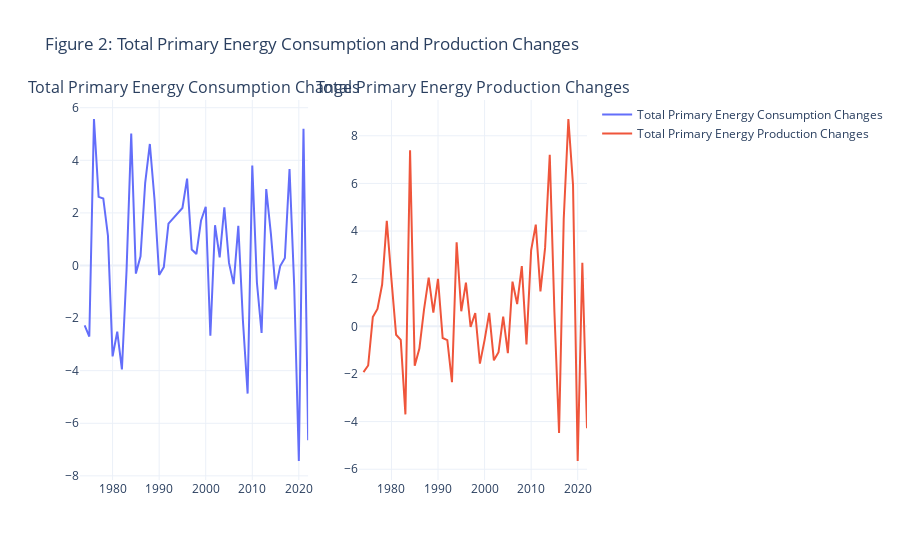

Source (notebook cell):
### Code cell
fig_primary_con_prod_changes = make_subplots(rows=1, cols=2, subplot_titles=('Total Primary Energy Consumption Changes', 'Total Primary Energy Production Changes'))
fig_primary_con_prod_changes.add_trace(go.Scatter(x=con_type_trend_year.index, y=con_type_trend_year['Total Primary Energy Consumption Changes '], name='Total Primary Energy Consumption Changes'), row=1, col=1)
fig_primary_con_prod_changes.add_trace(go.Scatter(x=prod_type_trend_year.index, y=prod_type_trend_year['Total Primary Energy Production Changes '], name='Total Primary Energy Production Changes'), row=1, col=2)
fig_primary_con_prod_changes = fig_primary_con_prod_changes.update_layout(title=' Figure 2: Total Primary Energy Consumption and Production Changes', template='plotly_white')
fig_primary_con_prod_changes.show()

### Figure 1 — Plotly figure (JSON) as saved in the notebook; plotly's stock layout.template omitted (floating-point values rounded to 4 significant figures)
{"data": [{"name": "Total Primary Energy Consumption Changes", "type": "scatter", "x": [1973, 1974, 1975, 1976, 1977, 1978, 1979, 1980, 1981, 1982, 1983, 1984, 1985, 1986, 1987, 1988, 1989, 1990, 1991, 1992, 1993, 1994, 1995, 1996, 1997, 1998, 1999, 2000, 2001, 2002, 2003, 2004, 2005, 2006, 2007, 2008, 2009, 2010, 2011, 2012, 2013, 2014, 2015, 2016, 2017, 2018, 2019, 2020, 2021, 2022], "xaxis": "x", "y": [null, -2.277, -2.702, 5.571, 2.61, 2.548, 1.134, -3.457, -2.519, -3.953, -0.1795, 5.014, -0.309, 0.3468, 3.145, 4.621, 2.517, -0.3622, -0.06203, 1.594, 1.798, 1.968, 2.189, 3.303, 0.6094, 0.437, 1.712, 2.235, -2.674, 1.532, 0.307, 2.216, 0.09927, -0.7092, 1.511, -2.12, -4.872, 3.801, -0.6585, -2.566, 2.907, 1.201, -0.9082, -0.02341, 0.2827, 3.67, -0.7528, -7.435, 5.2, -6.642], "yaxis": "y"}, {"name": "Total Primary Energy Production Changes", "type": "scatter", "x": [1973, 1974, 1975, 1976, 1977, 1978, 1979, 1980, 1981, 1982, 1983, 1984, 1985, 1986, 1987, 1988, 1989, 1990, 1991, 1992, 1993, 1994, 1995, 1996, 1997, 1998, 1999, 2000, 2001, 2002, 2003, 2004, 2005, 2006, 2007, 2008, 2009, 2010, 2011, 2012, 2013, 2014, 2015, 2016, 2017, 2018, 2019, 2020, 2021, 2022], "xaxis": "x2", "y": [null, -1.924, -1.645, 0.3901, 0.7328, 1.754, 4.426, 1.969, -0.3548, -0.5718, -3.698, 7.388, -1.654, -0.9326, 0.7103, 2.049, 0.5733, 1.996, -0.4903, -0.5782, -2.348, 3.531, 0.6311, 1.836, -0.02089, 0.5611, -1.566, -0.579, 0.568, -1.426, -1.088, 0.4075, -1.129, 1.875, 0.9347, 2.533, -0.756, 3.191, 4.271, 1.47, 3.293, 7.2, 0.6084, -4.477, 4.493, 8.705, 5.933, -5.654, 2.669, -4.275], "yaxis": "y2"}], "layout": {"annotations": [{"font": {"size": 16}, "showarrow": false, "text": "Total Primary Energy Consumption Changes", "x": 0.225, "xanchor": "center", "xref": "paper", "y": 1, "yanchor": "bottom", "yref": "paper"}, {"font": {"size": 16}, "showarrow": false, "text": "Total Primary Energy Production Changes", "x": 0.775, "xanchor": "center", "xref": "paper", "y": 1, "yanchor": "bottom", "yref": "paper"}], "title": {"text": " Figure 2: Total Primary Energy Consumption and Production Changes"}, "xaxis": {"anchor": "y", "domain": [0, 0.45]}, "xaxis2": {"anchor": "y2", "domain": [0.55, 1]}, "yaxis": {"anchor": "x", "domain": [0, 1]}, "yaxis2": {"anchor": "x2", "domain": [0, 1]}}}
